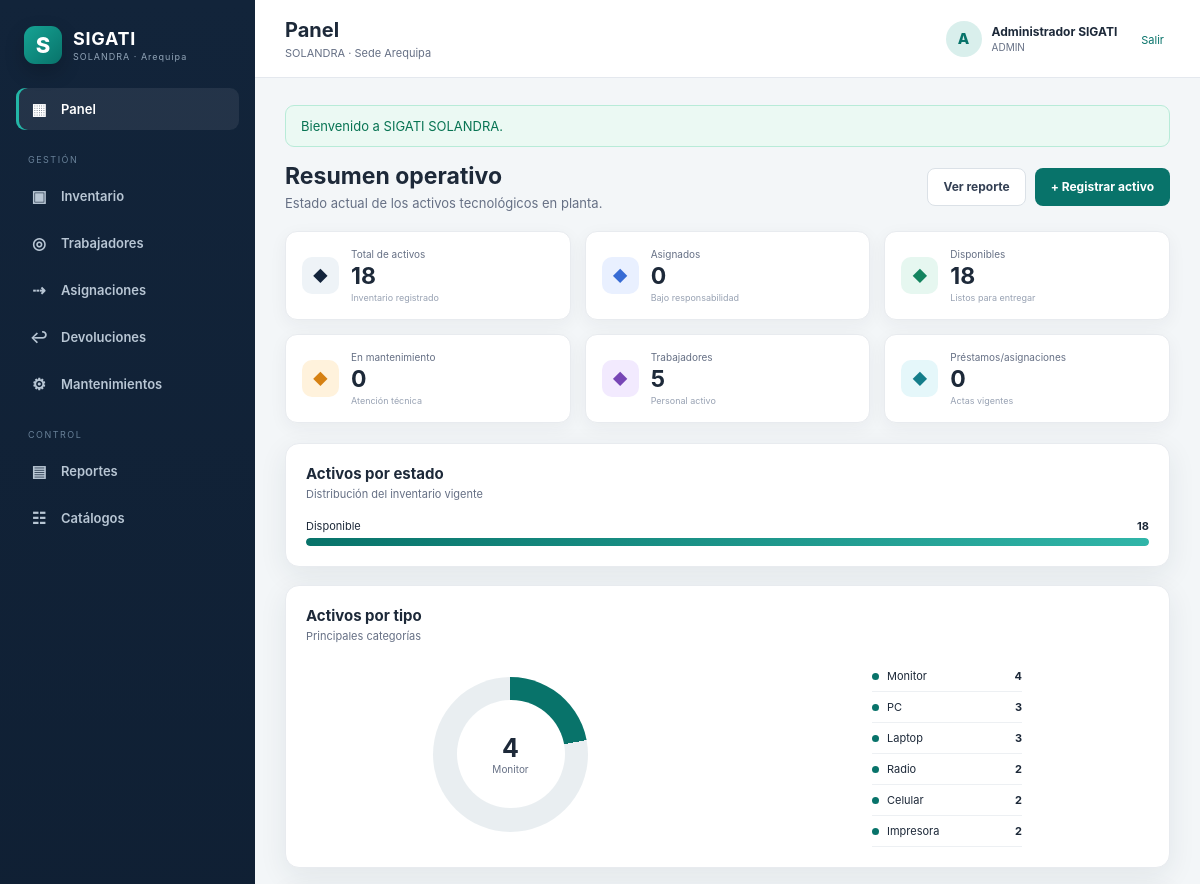
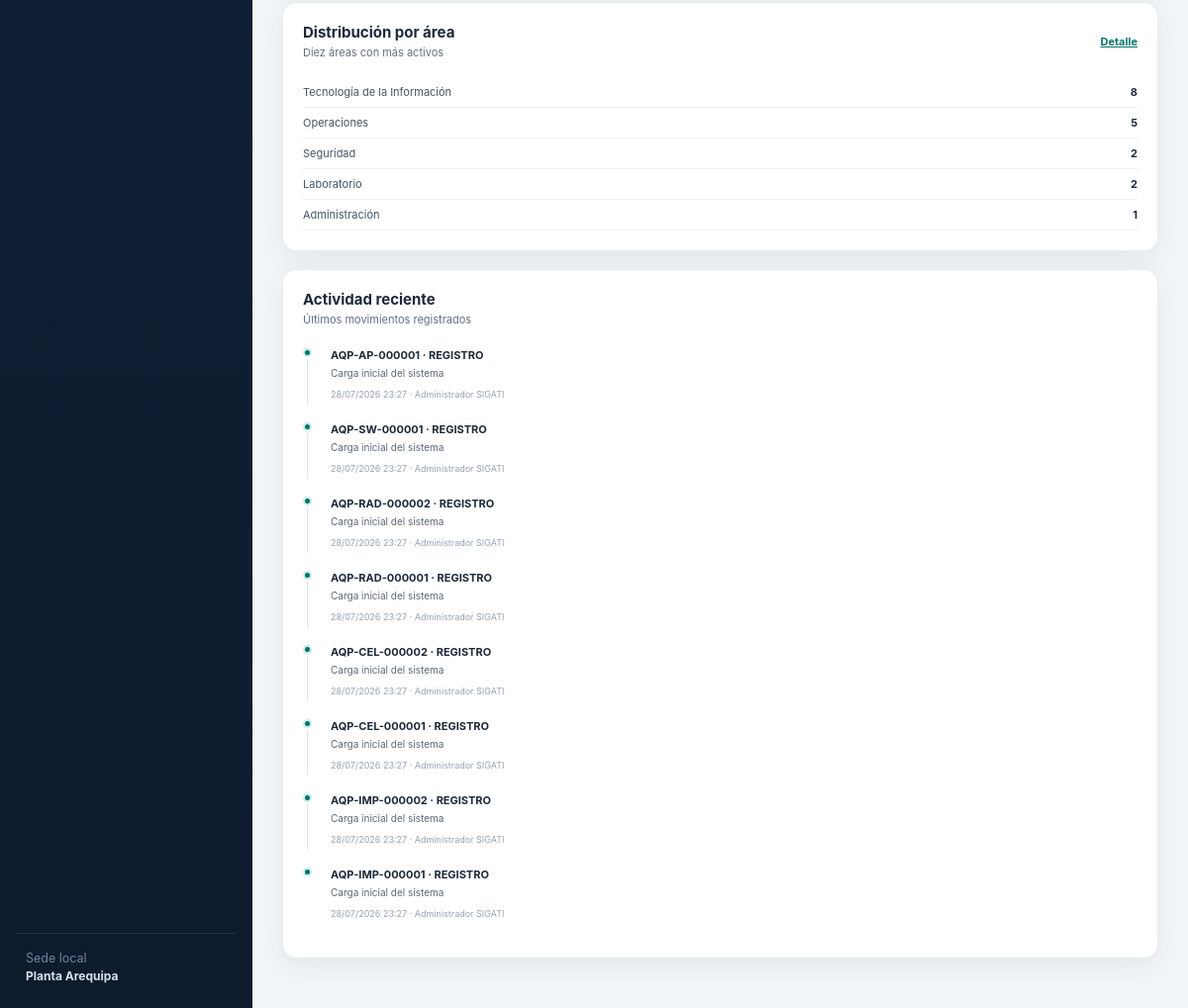
The app's page /sigati_solandra/public (signed in) with its own data (2 pictures, top to bottom).
### tables this page shows
CREATE TABLE usuarios (
  id INT UNSIGNED AUTO_INCREMENT PRIMARY KEY,
  role_id INT UNSIGNED NOT NULL,
  name VARCHAR(120) NOT NULL,
  username VARCHAR(60) NOT NULL UNIQUE,
  email VARCHAR(150) NULL UNIQUE,
  password_hash VARCHAR(255) NOT NULL,
  active TINYINT(1) NOT NULL DEFAULT 1,
  last_login_at DATETIME NULL,
  created_at TIMESTAMP NOT NULL DEFAULT CURRENT_TIMESTAMP,
  updated_at TIMESTAMP NULL DEFAULT CURRENT_TIMESTAMP ON UPDATE CURRENT_TIMESTAMP,
  CONSTRAINT fk_users_role FOREIGN KEY (role_id) REFERENCES roles(id)
);

CREATE TABLE estados_activo (
  id INT UNSIGNED AUTO_INCREMENT PRIMARY KEY,
  code VARCHAR(40) NOT NULL UNIQUE,
  name VARCHAR(100) NOT NULL UNIQUE,
  color VARCHAR(30) NOT NULL DEFAULT 'secondary',
  active TINYINT(1) NOT NULL DEFAULT 1
);

CREATE TABLE tipos_activo (
  id INT UNSIGNED AUTO_INCREMENT PRIMARY KEY,
  name VARCHAR(100) NOT NULL UNIQUE,
  prefix VARCHAR(8) NOT NULL UNIQUE,
  active TINYINT(1) NOT NULL DEFAULT 1,
  created_at TIMESTAMP NOT NULL DEFAULT CURRENT_TIMESTAMP
);

CREATE TABLE movimientos_activo (
  id BIGINT UNSIGNED AUTO_INCREMENT PRIMARY KEY,
  asset_id BIGINT UNSIGNED NOT NULL,
  movement_type VARCHAR(50) NOT NULL,
  reference_type VARCHAR(40) NULL,
  reference_id BIGINT UNSIGNED NULL,
  from_status_id INT UNSIGNED NULL,
  to_status_id INT UNSIGNED NULL,
  from_area_id INT UNSIGNED NULL,
  to_area_id INT UNSIGNED NULL,
  from_employee_id INT UNSIGNED NULL,
  to_employee_id INT UNSIGNED NULL,
  notes VARCHAR(500) NULL,
  user_id INT UNSIGNED NULL,
  created_at TIMESTAMP NOT NULL DEFAULT CURRENT_TIMESTAMP,
  INDEX ix_movement_asset_date (asset_id,created_at),
  CONSTRAINT fk_movement_asset FOREIGN KEY (asset_id) REFERENCES activos(id),
  CONSTRAINT fk_movement_from_status FOREIGN KEY (from_status_id) REFERENCES estados_activo(id),
  CONSTRAINT fk_movement_to_status FOREIGN KEY (to_status_id) REFERENCES estados_activo(id),
  CONSTRAINT fk_movement_from_area FOREIGN KEY (from_area_id) REFERENCES areas(id),
  CONSTRAINT fk_movement_to_area FOREIGN KEY (to_area_id) REFERENCES areas(id),
  CONSTRAINT fk_movement_from_employee FOREIGN KEY (from_employee_id) REFERENCES trabajadores(id),
  CONSTRAINT fk_movement_to_employee FOREIGN KEY (to_employee_id) REFERENCES trabajadores(id),
  CONSTRAINT fk_movement_user FOREIGN KEY (user_id) REFERENCES usuarios(id)
);

CREATE TABLE activos (
  id BIGINT UNSIGNED AUTO_INCREMENT PRIMARY KEY,
  uuid CHAR(36) NULL UNIQUE,
  asset_code VARCHAR(40) NOT NULL UNIQUE,
  legacy_code VARCHAR(80) NULL,
  asset_type_id INT UNSIGNED NOT NULL,
  brand_id INT UNSIGNED NULL,
  model_id INT UNSIGNED NULL,
  status_id INT UNSIGNED NOT NULL,
  current_area_id INT UNSIGNED NULL,
  location_id INT UNSIGNED NULL,
  current_employee_id INT UNSIGNED NULL,
  serial_number VARCHAR(150) NULL,
  hostname VARCHAR(120) NULL,
  ip_address VARCHAR(45) NULL,
  mac_address VARCHAR(30) NULL,
  imei1 VARCHAR(30) NULL,
  imei2 VARCHAR(30) NULL,
  phone_number VARCHAR(30) NULL,
  purchase_date DATE NULL,
  invoice_number VARCHAR(80) NULL,
  supplier_id INT UNSIGNED NULL,
  cost DECIMAL(12,2) NULL,
  warranty_end DATE NULL,
  notes TEXT NULL,
  active TINYINT(1) NOT NULL DEFAULT 1,
  created_by INT UNSIGNED NULL,
  updated_by INT UNSIGNED NULL,
  created_at TIMESTAMP NOT NULL DEFAULT CURRENT_TIMESTAMP,
  updated_at TIMESTAMP NULL DEFAULT CURRENT_TIMESTAMP ON UPDATE CURRENT_TIMESTAMP,
  INDEX ix_assets_search (asset_code,legacy_code,serial_number),
  INDEX ix_assets_status (status_id),
  INDEX ix_assets_area (current_area_id),
  INDEX ix_assets_employee (current_employee_id),
  CONSTRAINT fk_assets_type FOREIGN KEY (asset_type_id) REFERENCES tipos_activo(id),
  CONSTRAINT fk_assets_brand FOREIGN KEY (brand_id) REFERENCES marcas(id),
  CONSTRAINT fk_assets_model FOREIGN KEY (model_id) REFERENCES modelos(id),
  CONSTRAINT fk_assets_status FOREIGN KEY (status_id) REFERENCES estados_activo(id),
  CONSTRAINT fk_assets_area FOREIGN KEY (current_area_id) REFERENCES areas(id),
  CONSTRAINT fk_assets_location FOREIGN KEY (location_id) REFERENCES ubicaciones(id),
  CONSTRAINT fk_assets_employee FOREIGN KEY (current_employee_id) REFERENCES trabajadores(id),
  CONSTRAINT fk_assets_supplier FOREIGN KEY (supplier_id) REFERENCES proveedores(id),
  CONSTRAINT fk_assets_created_by FOREIGN KEY (created_by) REFERENCES usuarios(id),
  CONSTRAINT fk_assets_updated_by FOREIGN KEY (updated_by) REFERENCES usuarios(id)
);

### app/Views/panel.php (the view, shortened to what the rows shown need)
<?php
$summary = $summary ?? [];
$byStatus = $byStatus ?? [];
$byType = $byType ?? [];
$byArea = $byArea ?? [];
$recent = $recent ?? [];
$total = max(1, (int) ($summary['total_assets'] ?? 0));
$cards = [
    ['Total de activos', $summary['total_assets'] ?? 0, 'Inventario registrado', 'navy'],
    ['Asignados', $summary['assigned_assets'] ?? 0, 'Bajo responsabilidad', 'blue'],
    ['Disponibles', $summary['available_assets'] ?? 0, 'Listos para entregar', 'green'],
    ['En mantenimiento', $summary['maintenance_assets'] ?? 0, 'Atención técnica', 'orange'],
    ['Trabajadores', $summary['total_employees'] ?? 0, 'Personal activo', 'purple'],
    ['Préstamos/asignaciones', $summary['active_assignments'] ?? 0, 'Actas vigentes', 'cyan'],
];
?>
<div class="page-actions">
    <div>
        <h2>Resumen operativo</h2>
        <p>Estado actual de los activos tecnológicos en planta.</p>
    </div>
    <div class="actions">
        <a class="btn btn-light" href="<?= url('reports/inventory') ?>">Ver reporte</a>
        <a class="btn btn-primary" href="<?= url('activos/create') ?>">+ Registrar activo</a>
    </div>
</div>
<div class="stat-grid">
    <?php foreach ($cards as [$label, $value, $description, $tone]): ?>
        <article class="stat-card tone-<?= $tone ?>">
            <div class="stat-icon">◆</div>
            <div>
                <span><?= e($label) ?></span>
                <strong><?= number_format((int) $value) ?></strong>
                <small><?= e($description) ?></small>
            </div>
        </article>
    <?php endforeach; ?>
</div>
<div class="dashboard-grid">
    <section class="panel">
        <div class="panel-head">
            <div>
                <h3>Activos por estado</h3>
                <p>Distribución del inventario vigente</p>
            </div>
        </div>
        <div class="bar-list">
            <?php foreach ($byStatus as $status): ?>
                <?php $percent = round(((int) $status['total'] / $total) * 100, 1); ?>
                <div class="bar-row">
                    <div class="bar-label">
                        <span><?= e($status['name']) ?></span>
                        <b><?= (int) $status['total'] ?></b>
                    </div>
                    <div class="bar-track">
                        <i style="width:<?= $percent ?>%"></i>
                    </div>
                </div>
            <?php endforeach; ?>
        </div>
    </section>
    <section class="panel">
        <div class="panel-head">
            <div>
                <h3>Activos por tipo</h3>
                <p>Principales categorías</p>
            </div>
        </div>
        <div class="donut-wrap">
            <div class="donut" style="--p:<?= min(100, round(((int) ($byType[0]['total'] ?? 0) / $total) * 100)) ?>">
                <div>
                    <strong><?= number_format((int) ($byType[0]['total'] ?? 0)) ?></strong>
                    <span><?= e($byType[0]['name'] ?? 'Activos') ?></span>
                </div>
            </div>
            <div class="legend-list">
                <?php foreach (array_slice($byType, 0, 6) as $type): ?>
                    <div>
                        <i></i>
                        <span><?= e($type['name']) ?></span>
                        <b><?= (int) $type['total'] ?></b>
                    </div>
                <?php endforeach; ?>
            </div>
        </div>
    </section>
    <section class="panel">
        <div class="panel-head">
            <div>
                <h3>Distribución por área</h3>
                <p>Diez áreas con más activos</p>
            </div>
            <a href="<?= url('reports/inventory') ?>">Detalle</a>
        </div>
        <div class="area-list">
            <?php foreach ($byArea as $area): ?>
                <div>
                    <span><?= e($area['name']) ?></span>
                    <b><?= (int) $area['total'] ?></b>
                </div>
            <?php endforeach; ?>
        </div>
    </section>
    <section class="panel">
        <div class="panel-head">
            <div>
                <h3>Actividad reciente</h3>
                <p>Últimos movimientos registrados</p>
            </div>
        </div>
        <div class="timeline compact">
            <?php foreach ($recent as $movement): ?>
                <div class="timeline-item">
                    <i></i>
                    <div>
                        <strong><?= e($movement['asset_code']) ?> · <?= e($movement['movement_type']) ?></strong>
                        <p><?= e($movement['notes'] ?: 'Movimiento registrado') ?></p>
                        <small>
                            <?= datetime_pe($movement['created_at']) ?> · <?= e($movement['user_name'] ?? 'Sistema') ?>
                        </small>
                    </div>
                </div>
            <?php endforeach; ?>
        </div>
    </section>
</div>

### app/Core/nucleo.php (shortened to what the rows shown need)
<?php
final class Config
{
    private static array $data = [];
    public static function get(string $key, mixed $default = null): mixed
    {
        [$file, $item] = array_pad(explode('.', $key, 2), 2, null);
        if (!isset(self::$data[$file])) {
            $path = dirname(__DIR__, 2).'/config/'.$file.'.php';
            self::$data[$file] = require $path;
        }
        return $item === null
            ? self::$data[$file]
            : (self::$data[$file][$item] ?? $default);
    }
}
final class Flash
{
    public static function take(): array
    {
        $flashes = $_SESSION['_flash'] ?? [];
        return $flashes;
    }
}
final class Auth
{
    public static function user(): ?array
    {
        return $_SESSION['user'] ?? null;
    }
    public static function role(): ?string
    {
        return $_SESSION['user']['role_name'] ?? null;
    }
}
final class View
{
    public static function render(string $view, array $data = [], string $layout = 'plantilla'): void
    {
        $file = dirname(__DIR__).'/Views/'.$view.'.php';
        extract($data, EXTR_SKIP);
        require $file;
        $content = ob_get_clean();
        require dirname(__DIR__).'/Views/'.$layout.'.php';
    }
}
abstract class Controller
{
    protected function view(string $view, array $data = [], string $layout = 'plantilla'): void
    {
        View::render($view, $data, $layout);
    }
}
final class Router
{
    private array $routes = [];
    public function get(string $path, array $handler): void
    {
        $this->routes[] = ['GET', $path, $handler];
    }
    public function post(string $path, array $handler): void
    {
        $this->routes[] = ['POST', $path, $handler];
    }
    public function dispatch(): void
    {
        $method = $_SERVER['REQUEST_METHOD'];
        $uri = parse_url($_SERVER['REQUEST_URI'], PHP_URL_PATH) ?: '/';
        $base = rtrim((string) Config::get('app.base_url'), '/');
        if ($base !== '' && str_starts_with($uri, $base)) {
            $uri = substr($uri, strlen($base));
        }
        $uri = '/'.trim($uri, '/');
        foreach ($this->routes as [$routeMethod, $path, $handler]) {
            if ($routeMethod !== $method) {
                continue;
            }
            $pattern = '#^'.preg_replace(
                '#\{[a-zA-Z_][a-zA-Z0-9_]*\}#',
                '([^/]+)',
                rtrim($path, '/')
            ).'/?$#';
            if (preg_match($pattern, $uri, $matches)) {
                array_shift($matches);
                [$class, $action] = $handler;
                (new $class())->$action(...$matches);
                return;
            }
        }
    }
}

### app/Views/plantilla.php (shortened to what the rows shown need)
<?php
$user = Auth::user();
$flashes = Flash::take();
$current = trim(parse_url($_SERVER['REQUEST_URI'] ?? '', PHP_URL_PATH) ?? '', '/');
function nav_active(string $needle, string $current): string
{
    return str_contains($current, $needle) ? 'active' : '';
}
?>
<!doctype html>
<html lang="es">
<head>
    <link rel="stylesheet" href="<?= asset('css/app.css') ?>">
</head>
<body>
<div class="app-shell">
    <aside class="sidebar" id="sidebar">
        <div class="brand">
            <div class="brand-mark">S</div>
            <div>
                <strong>SIGATI</strong>
                <small>SOLANDRA · Arequipa</small>
            </div>
        </div>
        <nav>
            <a class="<?= $current === trim(config('app.base_url'), '/') ? 'active' : '' ?>" href="<?= url() ?>">
                <span>▦</span> Panel
            </a>
            <div class="nav-label">GESTIÓN</div>
            <a class="<?= nav_active('activos', $current) ?>" href="<?= url('activos') ?>">
                <span>▣</span> Inventario
            </a>
            <a class="<?= nav_active('trabajadores', $current) ?>" href="<?= url('trabajadores') ?>">
                <span>◎</span> Trabajadores
            </a>
            <a class="<?= nav_active('asignaciones', $current) ?>" href="<?= url('asignaciones') ?>">
                <span>⇢</span> Asignaciones
            </a>
            <a class="<?= nav_active('devoluciones', $current) ?>" href="<?= url('devoluciones') ?>">
                <span>↩</span> Devoluciones
            </a>
            <a class="<?= nav_active('mantenimientos', $current) ?>" href="<?= url('mantenimientos') ?>">
                <span>⚙</span> Mantenimientos
            </a>
            <div class="nav-label">CONTROL</div>
            <a class="<?= nav_active('reports', $current) ?>" href="<?= url('reports/inventory') ?>">
                <span>▤</span> Reportes
            </a>
            <?php if (Auth::role() === 'ADMIN'): ?>
                <a class="<?= nav_active('catalogos', $current) ?>" href="<?= url('catalogos') ?>">
                    <span>☷</span> Catálogos
                </a>
            <?php endif; ?>
        </nav>
        <div class="sidebar-foot">
            <small>Sede local</small>
            <strong>Planta Arequipa</strong>
        </div>
    </aside>
    <main class="main">
        <header class="topbar">
            <div>
                <h1><?= e($title ?? 'SIGATI') ?></h1>
                <p><?= e(config('app.company')) ?> · <?= e(config('app.site')) ?></p>
            </div>
            <div class="user-menu">
                <div class="avatar"><?= e(strtoupper(substr($user['name'] ?? 'U', 0, 1))) ?></div>
                <div>
                    <strong><?= e($user['name'] ?? '') ?></strong>
                    <small><?= e($user['role_name'] ?? '') ?></small>
                </div>
                <form action="<?= url('logout') ?>" method="post">
                    <button class="link-button" title="Cerrar sesión">Salir</button>
                </form>
            </div>
        </header>
        <section class="content">
            <?php foreach ($flashes as $flash): ?>
                <div class="alert alert-<?= e($flash['type']) ?>" data-auto-dismiss>
                    <?= e($flash['message']) ?>
                </div>
            <?php endforeach; ?>
            <?= $content ?>
        </section>
    </main>
</div>
</body>
</html>

### records on screen
usuarios: name "Administrador SIGATI"
estados_activo: name "Disponible", total "18", $percent 100 (drawn)
tipos_activo: name "Monitor", total "4"
tipos_activo: name "PC", total "3"
tipos_activo: name "Laptop", total "3"
tipos_activo: name "Radio", total "2"
tipos_activo: name "Celular", total "2"
tipos_activo: name "Impresora", total "2"
movimientos_activo: asset.asset_code "AQP-AP-000001", movement_type "REGISTRO", notes "Carga inicial del sistema", created_at "28/07/2026 23:27", user.name "Administrador SIGATI"
movimientos_activo: asset.asset_code "AQP-SW-000001", movement_type "REGISTRO", notes "Carga inicial del sistema", created_at "28/07/2026 23:27", user.name "Administrador SIGATI"
movimientos_activo: asset.asset_code "AQP-RAD-000002", movement_type "REGISTRO", notes "Carga inicial del sistema", created_at "28/07/2026 23:27", user.name "Administrador SIGATI"
movimientos_activo: asset.asset_code "AQP-RAD-000001", movement_type "REGISTRO", notes "Carga inicial del sistema", created_at "28/07/2026 23:27", user.name "Administrador SIGATI"
movimientos_activo: asset.asset_code "AQP-CEL-000002", movement_type "REGISTRO", notes "Carga inicial del sistema", created_at "28/07/2026 23:27", user.name "Administrador SIGATI"
movimientos_activo: asset.asset_code "AQP-CEL-000001", movement_type "REGISTRO", notes "Carga inicial del sistema", created_at "28/07/2026 23:27", user.name "Administrador SIGATI"
movimientos_activo: asset.asset_code "AQP-IMP-000002", movement_type "REGISTRO", notes "Carga inicial del sistema", created_at "28/07/2026 23:27", user.name "Administrador SIGATI"
movimientos_activo: asset.asset_code "AQP-IMP-000001", movement_type "REGISTRO", notes "Carga inicial del sistema", created_at "28/07/2026 23:27", user.name "Administrador SIGATI"

### other values on screen
$flash['message'] "Bienvenido a SIGATI SOLANDRA."
$label "Total de activos"
$value "18"
$description "Inventario registrado"
$label "Asignados"
$value "0"
$description "Bajo responsabilidad"
$label "Disponibles"
$description "Listos para entregar"
$label "En mantenimiento"
$description "Atención técnica"
$label "Trabajadores"
$value "5"
$description "Personal activo"
$label "Préstamos/asignaciones"
